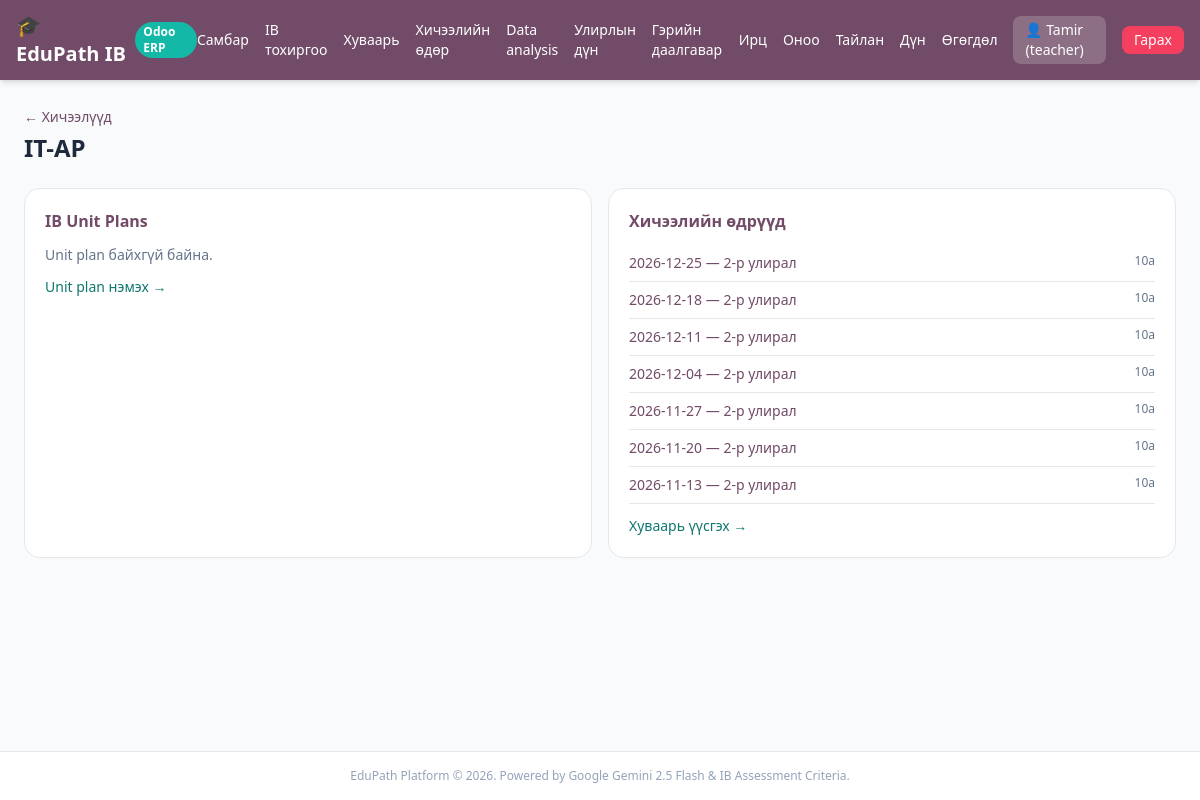
The app's page /teacher/setup/lessons/7 (signed in) with its own data.
### tables this page shows
CREATE TABLE users (
        id INTEGER PRIMARY KEY AUTOINCREMENT,
        username TEXT UNIQUE,
        password TEXT,
        role TEXT,
        gemini_api_key TEXT
    , deepseek_api_key TEXT, grade TEXT, name TEXT, surname TEXT, student_code TEXT, email TEXT, gender TEXT, phone TEXT, instagram TEXT, photo_path TEXT);

CREATE TABLE lessons (
        id INTEGER PRIMARY KEY AUTOINCREMENT,
        title TEXT,
        filename TEXT,
        teacher_id INTEGER
    );

CREATE TABLE lesson_sessions (
        id INTEGER PRIMARY KEY AUTOINCREMENT,
        term_id INTEGER NOT NULL,
        lesson_id INTEGER NOT NULL,
        grade_id INTEGER NOT NULL,
        date TEXT NOT NULL,
        topic TEXT,
        created_by INTEGER,
        created_at INTEGER,
        UNIQUE(term_id, lesson_id, grade_id, date)
    );

CREATE TABLE academic_terms (
        id INTEGER PRIMARY KEY AUTOINCREMENT,
        name TEXT NOT NULL,
        school_year TEXT NOT NULL,
        start_date TEXT NOT NULL,
        end_date TEXT NOT NULL,
        weeks INTEGER NOT NULL DEFAULT 6,
        is_active INTEGER NOT NULL DEFAULT 1,
        created_at INTEGER
    );

CREATE TABLE grades (
        id INTEGER PRIMARY KEY AUTOINCREMENT,
        name TEXT NOT NULL UNIQUE,
        level INTEGER NOT NULL,
        section TEXT NOT NULL,
        is_active INTEGER NOT NULL DEFAULT 1,
        created_at INTEGER
    );

### app.py (the view)
@app.get("/teacher/setup/lessons/{lesson_id}", response_class=HTMLResponse)
def teacher_lesson_detail(lesson_id: int, request: Request, user: dict = Depends(get_current_user),
                          db: sqlite3.Connection = Depends(get_db)):
    if not user or user["role"] != "teacher":
        return RedirectResponse("/login")
    lesson = db.execute("SELECT * FROM lessons WHERE id = ?", (lesson_id,)).fetchone()
    if not lesson:
        raise HTTPException(status_code=404)
    unit_plans = [dict(r) for r in db.execute(
        "SELECT * FROM ib_unit_plans WHERE lesson_id = ? ORDER BY id DESC", (lesson_id,)
    ).fetchall()]
    sessions = [dict(r) for r in db.execute(
        """SELECT s.*, t.name as term_name, g.name as grade_name
           FROM lesson_sessions s JOIN academic_terms t ON t.id = s.term_id
           JOIN grades g ON g.id = s.grade_id WHERE s.lesson_id = ?
           ORDER BY s.date DESC""",
        (lesson_id,),
    ).fetchall()]
    return templates.TemplateResponse(
        request=request, name="teacher_lesson_detail.html",
        context={
            "user": user, "lesson": dict(lesson), "unit_plans": unit_plans,
            "sessions": sessions, "criteria": CRITERION_LETTERS,
        },
    )

### templates/teacher_lesson_detail.html
{% extends "base.html" %}
{% block content %}
<div class="space-y-6">
  <div>
    <a href="/teacher/setup/lessons" class="text-sm text-[#714B67] hover:underline">&larr; Хичээлүүд</a>
    <h1 class="text-2xl font-black mt-1">{{ lesson.title }}</h1>
  </div>
  <div class="grid md:grid-cols-2 gap-4">
    <div class="bg-white p-5 rounded-2xl border">
      <h2 class="font-bold text-[#714B67] mb-3">IB Unit Plans</h2>
      {% for p in unit_plans %}
        <div class="border-b py-2 text-sm">
          <div class="font-semibold">{{ p.unit_code or 'Unit' }} — {{ p.title }}</div>
          <div class="text-xs text-slate-500">{{ p.atl_skills or 'ATL хоосон' }} · max {{ p.max_score }}</div>
        </div>
      {% else %}<p class="text-sm text-slate-500">Unit plan байхгүй байна.</p>{% endfor %}
      <a href="/teacher/setup/unit-plans" class="inline-block mt-3 text-sm text-teal-700 hover:underline">Unit plan нэмэх &rarr;</a>
    </div>
    <div class="bg-white p-5 rounded-2xl border">
      <h2 class="font-bold text-[#714B67] mb-3">Хичээлийн өдрүүд</h2>
      {% for s in sessions %}
        <div class="border-b py-2 flex justify-between text-sm">
          <a href="/teacher/sessions/{{ s.id }}" class="text-[#714B67] hover:underline">{{ s.date }} — {{ s.term_name }}</a>
          <span class="text-xs text-slate-500">{{ s.grade_name }}</span>
        </div>
      {% else %}<p class="text-sm text-slate-500">Хичээлийн өдөр бүртгэгдээгүй.</p>{% endfor %}
      <a href="/teacher/timetable" class="inline-block mt-3 text-sm text-teal-700 hover:underline">Хуваарь үүсгэх &rarr;</a>
    </div>
  </div>
</div>
{% endblock %}

### templates/base.html (shortened to what this page needs)
<!DOCTYPE html>
<html lang="mn">
<head>
  <script src="https://cdn.tailwindcss.com"></script>
</head>
<body class="bg-slate-50 text-slate-800 min-h-screen flex flex-col">
  <nav class="bg-[#714B67] text-white shadow-md">
    <div class="max-w-7xl mx-auto px-4 py-3 flex justify-between items-center">
      <a href="/" class="flex items-center space-x-2 font-bold text-xl">
        <span>🎓 EduPath IB</span>
        <span class="text-xs bg-teal-500 text-white px-2 py-0.5 rounded-full">Odoo ERP</span>
      </a>
      <div class="flex items-center space-x-4 text-sm">
        {% if user %}
          {% if user.role == 'teacher' %}
            <a href="/teacher" class="hover:underline">Самбар</a>
            <a href="/teacher/setup" class="hover:underline">IB тохиргоо</a>
            <a href="/teacher/timetable" class="hover:underline">Хуваарь</a>
            <a href="/teacher/sessions" class="hover:underline">Хичээлийн өдөр</a>
            <a href="/teacher/data-analysis" class="hover:underline">Data analysis</a>
            <a href="/teacher/term-grades" class="hover:underline">Улирлын дүн</a>
            <a href="/teacher/homework" class="hover:underline">Гэрийн даалгавар</a>
            <a href="/teacher/attendance" class="hover:underline">Ирц</a>
            <a href="/teacher/scoring" class="hover:underline">Оноо</a>
            <a href="/teacher/reports" class="hover:underline">Тайлан</a>
            <a href="/scores" class="hover:underline">Дүн</a>
            <a href="/teacher/data-transfer" class="hover:underline">Өгөгдөл</a>
          {% else %}
            <a href="/student" class="hover:underline">Самбар</a>
            <a href="/student/data-analysis" class="hover:underline">Data analysis</a>
            <a href="/student/term-grades" class="hover:underline">Улирлын дүн</a>
            <a href="/student/report" class="hover:underline">Миний тайлан</a>
          {% endif %}
          <span class="bg-white/20 px-3 py-1 rounded-lg">👤 {{ user.name or user.username }} ({{ user.role }})</span>
          <a href="/logout" class="bg-rose-500 hover:bg-rose-600 px-3 py-1 rounded-lg transition">Гарах</a>
        {% endif %}
      </div>
    </div>
  </nav>
  <main class="flex-1 max-w-7xl w-full mx-auto p-6">
    {% block content %}{% endblock %}
  </main>
  <footer class="text-center py-4 text-xs text-slate-400 border-t bg-white">
    EduPath Platform &copy; 2026. Powered by Google Gemini 2.5 Flash & IB Assessment Criteria.
  </footer>
</body>
</html>

### records on screen
users: username "Tamir", role "teacher"
lessons: title "IT-AP"
lesson_sessions: date "2026-12-25", term_name "2-р улирал", grade_name "10a"
lesson_sessions: date "2026-12-18", term_name "2-р улирал", grade_name "10a"
lesson_sessions: date "2026-12-11", term_name "2-р улирал", grade_name "10a"
lesson_sessions: date "2026-12-04", term_name "2-р улирал", grade_name "10a"
lesson_sessions: date "2026-11-27", term_name "2-р улирал", grade_name "10a"
lesson_sessions: date "2026-11-20", term_name "2-р улирал", grade_name "10a"
lesson_sessions: date "2026-11-13", term_name "2-р улирал", grade_name "10a"
